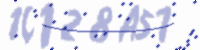
#> input picture images/processor/1c128a57.png, 200 x 50 px, found by its file name
$ python captcha_processor4.py
#> lines starting #> are read from the running program, lines starting #| are printed output that depends on the picture; after the words box and inside, x2 and y2 are one past the last pixel; in counts of white or black regions, pixels touching at a corner belong together
import cv2
import numpy as np
from matplotlib import pyplot as plt
import matplotlib.image as mpi

IMAGE_PATH = '../../data/1c128a57.png'

img = cv2.imread(IMAGE_PATH, 0)
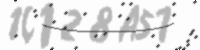
#> img: shape (50, 200); min 46, max 253, mean 228.5

# From RGB to BW
# Adaptive thresholding
th = cv2.adaptiveThreshold(img, 255, cv2.ADAPTIVE_THRESH_MEAN_C, cv2.THRESH_BINARY, 17, 2)
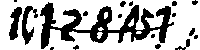
#> th: shape (50, 200); 69.4% white; 18 black regions (8 under 20 px), largest, box (x1, y1, x2, y2) and area: (40, 2, 174, 49) 2250, (22, 6, 38, 45) 266, (9, 7, 22, 40) 238

dilation = cv2.dilate(th, np.ones((4, 2), np.uint8), iterations=1)
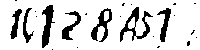
#> dilation: shape (50, 200); 83.5% white; 24 black regions (17 under 20 px), largest, box (x1, y1, x2, y2) and area: (120, 7, 153, 42) 345, (42, 5, 55, 48) 294, (91, 8, 112, 42) 273
erosion = cv2.erode(dilation, np.ones((1, 2), np.uint8), iterations=1)
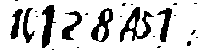
#> erosion: shape (50, 200); 80% white; 24 black regions (17 under 20 px), largest, box (x1, y1, x2, y2) and area: (120, 7, 154, 42) 431, (42, 5, 56, 48) 338, (91, 8, 113, 42) 332
final = cv2.dilate(erosion, np.ones((1, 2), np.uint8), iterations=1)
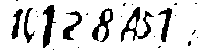
#> final: shape (50, 200); 83.5% white; 24 black regions (17 under 20 px), largest, box (x1, y1, x2, y2) and area: (121, 7, 154, 42) 345, (43, 5, 56, 48) 294, (92, 8, 113, 42) 273

# Plot
titles = ['Original', 'Adaptive + Gaussian + Otsu', 'Dilation', 'Opening']
images = [mpi.imread(IMAGE_PATH), th, dilation, final]
for i in range(4):
    plt.subplot(3, 2, i + 1), plt.imshow(images[i], 'gray')
    plt.title(titles[i])
    plt.xticks([]), plt.yticks([])

plt.show()
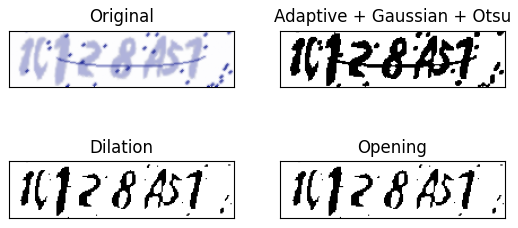
#> figure drawn by matplotlib, 4 panels

$ run again, with images/processor/5n245.png copied over images/processor/1c128a57.png
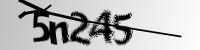
#> input picture images/processor/5n245.png, 200 x 50 px, found by its file name
#> img is the input picture: shape (50, 200); min 0, max 255, mean 183.6
#> `th = cv2.adaptiveThreshold(img, 255, cv2.ADAPTIVE_THRESH_MEAN_C, cv2.T..`:
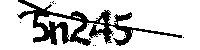
#> th: shape (50, 200); 80.2% white; 10 black regions (9 under 20 px), largest, box (x1, y1, x2, y2) and area: (17, 0, 182, 46) 1974
#> dilation: shape (50, 200); 92.2% white; 17 black regions (10 under 20 px), largest, box (x1, y1, x2, y2) and area: (34, 8, 57, 44) 269, (71, 13, 90, 45) 134, (102, 13, 111, 41) 111
#> erosion: shape (50, 200); 90.3% white; 11 black regions (4 under 20 px), largest, box (x1, y1, x2, y2) and area: (19, 0, 58, 44) 349, (71, 13, 91, 45) 172, (102, 13, 112, 41) 139
#> final: shape (50, 200); 92.2% white; 17 black regions (10 under 20 px), largest, box (x1, y1, x2, y2) and area: (35, 8, 58, 44) 269, (72, 13, 91, 45) 134, (103, 13, 112, 41) 111
#> `plt.show()`:
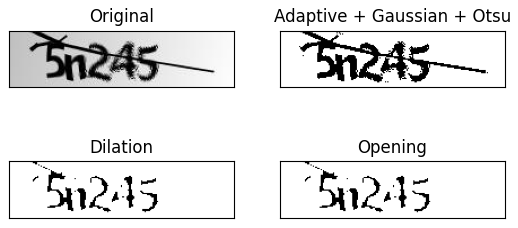
#> figure drawn by matplotlib, 4 panels
